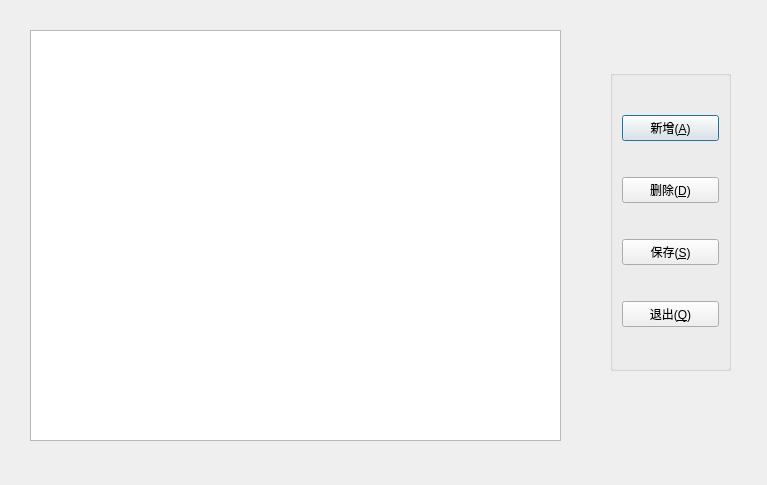
<?xml version="1.0" encoding="UTF-8"?>
<ui version="4.0">
 <class>userEditDialog</class>
 <widget class="QDialog" name="userEditDialog">
  <property name="geometry">
   <rect>
    <x>0</x>
    <y>0</y>
    <width>767</width>
    <height>485</height>
   </rect>
  </property>
  <property name="windowTitle">
   <string>Dialog</string>
  </property>
  <widget class="QTableView" name="userTableView">
   <property name="geometry">
    <rect>
     <x>30</x>
     <y>30</y>
     <width>531</width>
     <height>411</height>
    </rect>
   </property>
   <attribute name="horizontalHeaderDefaultSectionSize">
    <number>100</number>
   </attribute>
  </widget>
  <widget class="QGroupBox" name="groupBox">
   <property name="geometry">
    <rect>
     <x>610</x>
     <y>70</y>
     <width>121</width>
     <height>301</height>
    </rect>
   </property>
   <property name="title">
    <string/>
   </property>
   <layout class="QVBoxLayout" name="verticalLayout">
    <item>
     <widget class="QPushButton" name="addUserBtn">
      <property name="text">
       <string>新增(&amp;A)</string>
      </property>
     </widget>
    </item>
    <item>
     <widget class="QPushButton" name="delUserBtn">
      <property name="text">
       <string>删除(&amp;D)</string>
      </property>
     </widget>
    </item>
    <item>
     <widget class="QPushButton" name="saveUserBtn">
      <property name="text">
       <string>保存(&amp;S)</string>
      </property>
     </widget>
    </item>
    <item>
     <widget class="QPushButton" name="exitUserBtn">
      <property name="text">
       <string>退出(&amp;Q)</string>
      </property>
     </widget>
    </item>
   </layout>
  </widget>
 </widget>
 <resources/>
 <connections>
  <connection>
   <sender>exitUserBtn</sender>
   <signal>clicked()</signal>
   <receiver>userEditDialog</receiver>
   <slot>close()</slot>
   <hints>
    <hint type="sourcelabel">
     <x>654</x>
     <y>313</y>
    </hint>
    <hint type="destinationlabel">
     <x>622</x>
     <y>403</y>
    </hint>
   </hints>
  </connection>
 </connections>
</ui>
